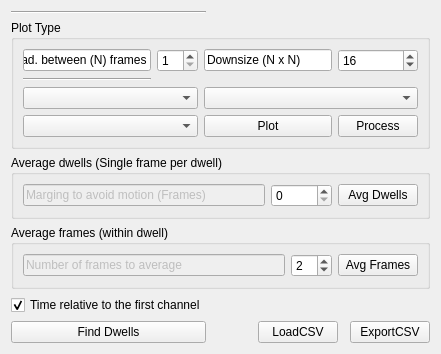
                 <widget class="QWidget" name="tab_20">
                  <attribute name="title">
                   <string>Dwell_Find</string>
                  </attribute>
                  <layout class="QGridLayout" name="gridLayout_22">
                   <item row="5" column="2">
                    <widget class="QPushButton" name="pushButton_13">
                     <property name="text">
                      <string>LoadCSV</string>
                     </property>
                    </widget>
                   </item>
                   <item row="1" column="0" colspan="5">
                    <widget class="QGroupBox" name="groupBox_7">
                     <property name="title">
                      <string>Plot Type</string>
                     </property>
                     <layout class="QGridLayout" name="gridLayout_23">
                      <item row="5" column="0" colspan="2">
                       <widget class="QComboBox" name="IrISPlot03"/>
                      </item>
                      <item row="0" column="0">
                       <widget class="QLineEdit" name="lineEdit_38">
                        <property name="text">
                         <string>Grad. between (N) frames</string>
                        </property>
                       </widget>
                      </item>
                      <item row="0" column="3">
                       <widget class="QSpinBox" name="DownSizeN_IrIS">
                        <property name="value">
                         <number>16</number>
                        </property>
                       </widget>
                      </item>
                      <item row="2" column="0" colspan="2">
                       <widget class="QComboBox" name="IrISPlot01">
                        <property name="acceptDrops">
                         <bool>false</bool>
                        </property>
                       </widget>
                      </item>
                      <item row="0" column="1">
                       <widget class="QSpinBox" name="IrIS_grad_frame">
                        <property name="minimum">
                         <number>1</number>
                        </property>
                       </widget>
                      </item>
                      <item row="5" column="3">
                       <widget class="QPushButton" name="IrIS_ProcessPlot">
                        <property name="text">
                         <string>Process</string>
                        </property>
                       </widget>
                      </item>
                      <item row="2" column="2" colspan="2">
                       <widget class="QComboBox" name="IrISPlot02"/>
                      </item>
                      <item row="1" column="0">
                       <widget class="Line" name="line_17">
                        <property name="orientation">
                         <enum>Qt::Orientation::Horizontal</enum>
                        </property>
                       </widget>
                      </item>
                      <item row="0" column="2">
                       <widget class="QLineEdit" name="lineEdit_25">
                        <property name="text">
                         <string>Downsize (N x N)</string>
                        </property>
                       </widget>
                      </item>
                      <item row="5" column="2">
                       <widget class="QPushButton" name="IrIS_Plot">
                        <property name="text">
                         <string>Plot</string>
                        </property>
                       </widget>
                      </item>
                     </layout>
                    </widget>
                   </item>
                   <item row="5" column="0">
                    <widget class="QPushButton" name="IrIS_findPK">
                     <property name="text">
                      <string>Find Dwells</string>
                     </property>
                    </widget>
                   </item>
                   <item row="0" column="0">
                    <widget class="Line" name="line_14">
                     <property name="orientation">
                      <enum>Qt::Orientation::Horizontal</enum>
                     </property>
                    </widget>
                   </item>
                   <item row="5" column="1">
                    <spacer name="horizontalSpacer_20">
                     <property name="orientation">
                      <enum>Qt::Orientation::Horizontal</enum>
                     </property>
                     <property name="sizeHint" stdset="0">
                      <size>
                       <width>40</width>
                       <height>20</height>
                      </size>
                     </property>
                    </spacer>
                   </item>
                   <item row="2" column="0" colspan="5">
                    <widget class="QGroupBox" name="Average">
                     <property name="title">
                      <string>Average dwells (Single frame per dwell)</string>
                     </property>
                     <layout class="QGridLayout" name="gridLayout_24">
                      <item row="0" column="6">
                       <widget class="QPushButton" name="IrIsAVg_dw">
                        <property name="text">
                         <string>Avg Dwells</string>
                        </property>
                       </widget>
                      </item>
                      <item row="0" column="1" colspan="4">
                       <widget class="QLineEdit" name="lineEdit_10">
                        <property name="enabled">
                         <bool>false</bool>
                        </property>
                        <property name="text">
                         <string>Marging to avoid motion (Frames)</string>
                        </property>
                       </widget>
                      </item>
                      <item row="0" column="5">
                       <widget class="QSpinBox" name="IrIsAVg_dw_margin"/>
                      </item>
                     </layout>
                    </widget>
                   </item>
                   <item row="4" column="0">
                    <widget class="QCheckBox" name="checkBox_IrIS_time_rel">
                     <property name="text">
                      <string>Time relative to the first channel</string>
                     </property>
                     <property name="checked">
                      <bool>true</bool>
                     </property>
                    </widget>
                   </item>
                   <item row="3" column="0" colspan="5">
                    <widget class="QGroupBox" name="groupBox_6">
                     <property name="title">
                      <string>Average frames (within dwell)</string>
                     </property>
                     <layout class="QGridLayout" name="gridLayout_25">
                      <item row="1" column="2">
                       <widget class="QSpinBox" name="avg_frames_within_dwell_N">
                        <property name="value">
                         <number>2</number>
                        </property>
                       </widget>
                      </item>
                      <item row="1" column="3">
                       <widget class="QPushButton" name="IrIsAVg_Framesdw">
                        <property name="text">
                         <string>Avg Frames</string>
                        </property>
                       </widget>
                      </item>
                      <item row="1" column="0">
                       <widget class="QLineEdit" name="lineEdit_12">
                        <property name="enabled">
                         <bool>false</bool>
                        </property>
                        <property name="text">
                         <string>Number of frames to average</string>
                        </property>
                       </widget>
                      </item>
                     </layout>
                    </widget>
                   </item>
                   <item row="5" column="4">
                    <widget class="QPushButton" name="IrIS_ExportCSV">
                     <property name="text">
                      <string>ExportCSV</string>
                     </property>
                    </widget>
                   </item>
                  </layout>
                 </widget>
